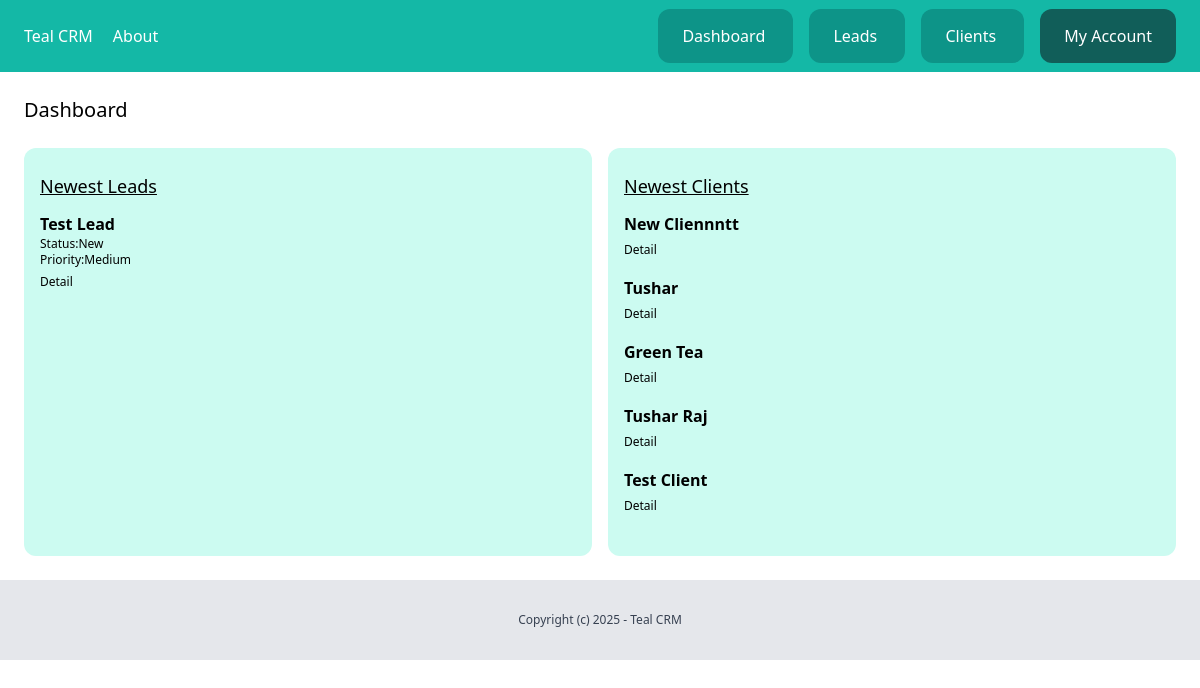
The app's page /dashboard/ (signed in), older data.
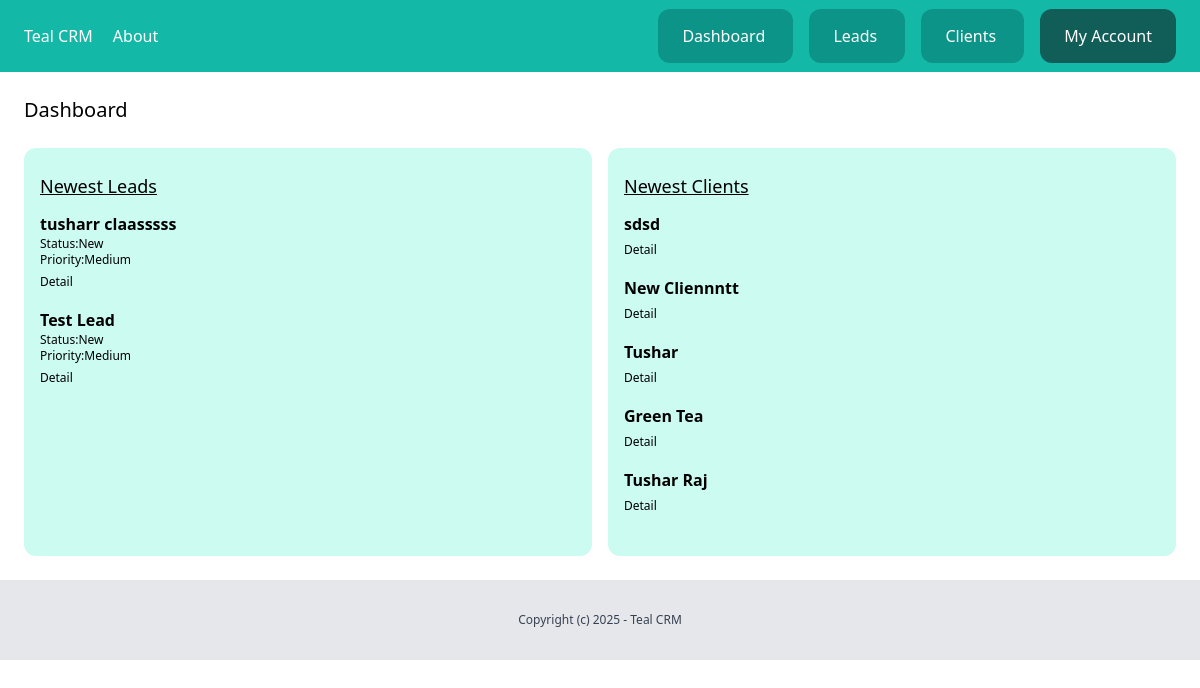
The same page, newer data.
### leads/models.py (models this page shows, shortened)
class Lead(models.Model):
    LOW = 'low'
    MEDIUM = 'medium'
    HIGH = 'high'
    CHOICES_PRIORITY = (
        (LOW, 'Low'),
        (MEDIUM, 'Medium'),
        (HIGH, 'High')
    )
    NEW = 'new'
    CONTACTED = 'contacted'
    WON = 'won'
    LOST = 'lost'
    CHOICES_STATUS = (
        (NEW, 'New'),
        (CONTACTED, 'Contacted'),
        (WON, 'Won'),
        (LOST, 'Lost')
    )
    team = models.ForeignKey(Team, related_name='leads', on_delete=models.CASCADE)
    name=models.CharField(max_length=255)
    email=models.EmailField()
    description=models.TextField(blank=True,null=True)
    priority = models.CharField(max_length=10, choices=CHOICES_PRIORITY, default=MEDIUM)
    status = models.CharField(max_length=10, choices=CHOICES_STATUS, default=NEW)
    converted_to_client=models.BooleanField(default=False)
    created_by = models.ForeignKey(User, related_name='leads', on_delete=models.CASCADE)
    created_at = models.DateTimeField(auto_now_add=True)
    modified_at = models.DateTimeField(auto_now=True)
    class Meta:
        ordering=('name',)

### client/models.py (models this page shows, shortened)
class Client(models.Model):
    team = models.ForeignKey(Team, related_name='clients', on_delete=models.CASCADE)
    name=models.CharField(max_length=255)
    email=models.EmailField()
    description=models.TextField(blank=True,null=True)
    created_by = models.ForeignKey(User, related_name='clients', on_delete=models.CASCADE)
    created_at = models.DateTimeField(auto_now_add=True)
    modified_at = models.DateTimeField(auto_now=True)
    class Meta:
        ordering=('name',)

### dashboard/views.py (the view)
# urls.py: path('',views.dashboard,name='index'),
@login_required
def dashboard(request):
    team = Team.objects.filter(created_by=request.user)[0]
    leads = Lead.objects.filter(team=team,converted_to_client=False).order_by('-created_at')[:5]
    clients = Client.objects.filter(team=team).order_by('-created_at')[:5]
    return render(request,'dashboard/dashboard.html',{
     'leads':leads,'clients':clients
    })

### dashboard/templates/dashboard/dashboard.html (shortened to what this page needs)
{% extends 'core/base.html' %}
{% block content %}
<div class="py-6 px-6">
    <h1 class="text-xl mb-6">Dashboard</h1>
    <div class="flex space-x-4">
        <div class="w-1/2  px-4 py-6  bg-teal-100  rounded-xl leads">
            <h2 class="text-lg mb-3 underline">Newest Leads</h2>
            {% for lead in leads %}
            <div class="mb-4 lead">
                <h3 class="font-semibold">{{lead.name}}</h3>
                <p class="text-xs">Status:{{lead.get_status_display}}</p>
                <p class="text-xs">Priority:{{lead.get_priority_display}}</p>
                <a href="{% url 'leads:detail' lead.id %}" class="text-xs">Detail</a>
            </div>
            {% endfor %}
        </div>
        <div class="w-1/2 px-4 py-6 bg-teal-100 rounded-xl  clients">
            <h2 class="text-lg mb-3 underline">Newest Clients</h2>
            {% for client in clients %}
            <div class="mb-4 client">
                <h3 class="font-semibold">{{client.name}}</h3>
                <a href="{% url 'clients:detail' client.id %}" class="text-xs">Detail</a>
            </div>
            {% endfor %}
        </div>
    </div>
</div>
{% endblock %}

Row changes from the older to the newer data that the page shows:
no longer on this page (row unchanged): Client: name "Test Client"
added Lead: name "tusharr claasssss", status "New", priority "Medium"
added Client: name "sdsd"
